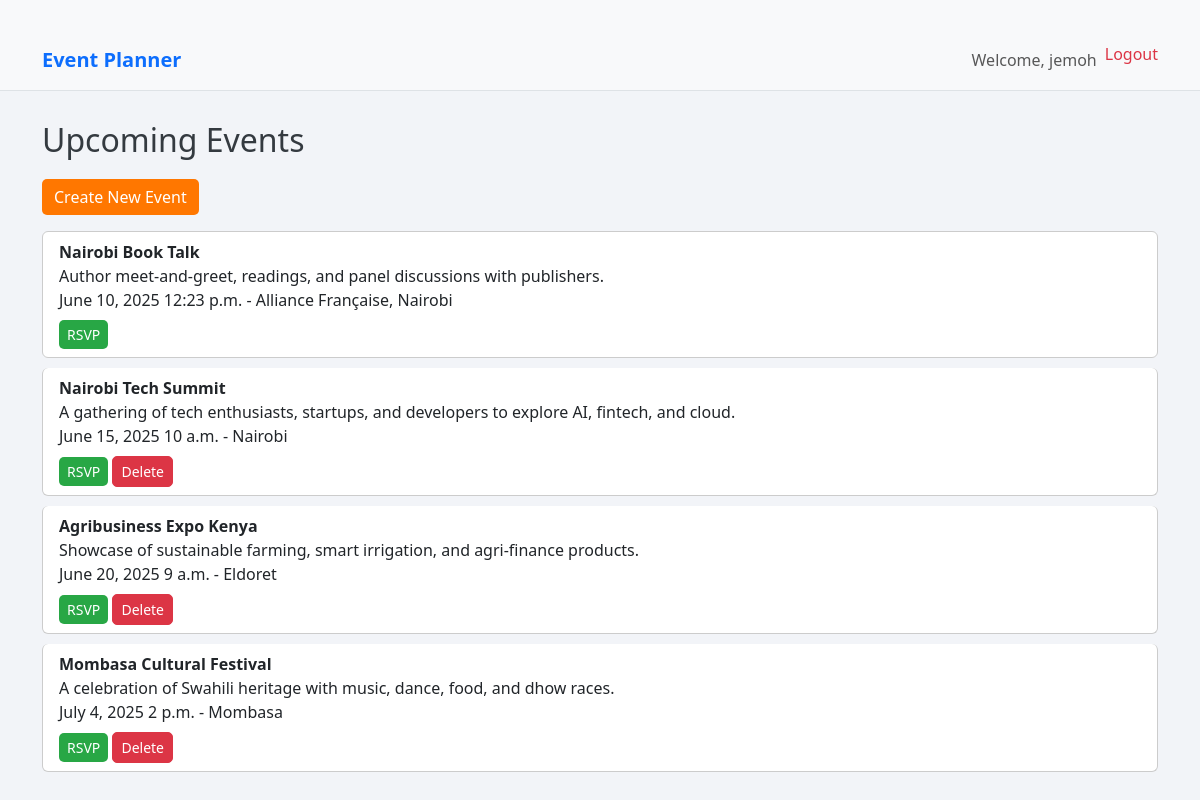
The app's page / (signed in) with its own data.
### events/models.py (models this page shows, shortened)
class Event(models.Model):
    title = models.CharField(max_length=100)
    description = models.TextField()
    location = models.CharField(max_length=100)
    date = models.DateField()
    time = models.TimeField()
    organizer = models.ForeignKey(User, on_delete=models.CASCADE)

### events/views.py (the view)
# urls.py: path('', views.event_list, name='event_list'),
def event_list(request):
    events = Event.objects.all().order_by('date')
    return render(request, 'events/event_list.html', {'events': events})

### events/templates/events/event_list.html (shortened to what this page needs)
{% extends 'base.html' %}
{% block content %}
<h2>Upcoming Events</h2>
<a href="{% url 'create_event' %}" class="btn btn-primary mb-3">Create New Event</a>
<ul class="list-group">
  {% for event in events %}
    <li class="list-group-item">
      <strong>{{ event.title }}</strong><br>
      {{ event.description }}<br>
      {{ event.date }} {{ event.time }} - {{ event.location }}<br>
      {% if user.is_authenticated %}
        <a href="{% url 'rsvp_event' event.id %}" class="btn btn-sm btn-success mt-2">RSVP</a>
        {% if user == event.organizer %}
          <form method="post" action="{% url 'delete_event' event.id %}" style="display:inline;">
            <button type="submit" class="btn btn-sm btn-danger mt-2">Delete</button>
          </form>
        {% endif %}
      {% endif %}
    </li>
  {% empty %}
    <li class="list-group-item">No events found.</li>
  {% endfor %}
</ul>
{% endblock %}

### templates/base.html (shortened to what this page needs)
{% load static %}
<!DOCTYPE html>
<html lang="en">
<head>
    <link href="https://cdn.jsdelivr.net/npm/bootstrap@5.3.0/dist/css/bootstrap.min.css" rel="stylesheet">
    <link href="{% static 'css/style.css' %}" rel="stylesheet">
</head>
<body>
    <nav class="navbar navbar-expand-lg navbar-light bg-light border-bottom">
        <div class="container">
            <a class="navbar-brand fw-bold text-primary" href="{% url 'event_list' %}">Event Planner</a>
            <div class="collapse navbar-collapse">
                <ul class="navbar-nav ms-auto">
                    {% if user.is_authenticated %}
                        <li class="nav-item">
                            <span class="nav-link">Welcome, {{ user.username }}</span>
                        </li>
                        <li class="nav-item">
                            <form method="post" action="{% url 'logout' %}">
                                <button type="submit" class="btn btn-link nav-link text-danger" style="display: inline; padding: 0; border: none; background: none;">
                                    Logout
                                </button>
                            </form>
                        </li>
                    {% endif %}
                </ul>
            </div>
        </div>
    </nav>
    <div class="container">
        {% block content %}{% endblock %}
    </div>
</body>
</html>

### static/css/style.css (style rules this page uses)
body { font-family: 'Segoe UI', Tahoma, Geneva, Verdana, sans-serif; background-color: #f2f4f8; margin: 0; padding: 0; }
.container { margin-top: 30px; }
h2 { color: #343a40; margin-bottom: 20px; }
.navbar { padding: 10px 20px; background-color: #ffffff; border-bottom: 1px solid #ddd; margin-bottom: 20px; }
.navbar a { margin-right: 15px; color: #333; text-decoration: none; }
.list-group-item { background-color: #fff; margin-bottom: 10px; border: 1px solid #ccc; border-radius: 6px; }
.btn { border-radius: 5px; }
.btn-primary { background-color: #ff7700; border: none; }
.btn-success { background-color: #28a745; border: none; }

### records on screen
Event: title "Nairobi Book Talk", description "Author meet-and-greet, readings, and panel discussions with publishers.", date "June 10, 2025", time "12:23 p.m.", location "Alliance Française, Nairobi"
Event: title "Nairobi Tech Summit", description "A gathering of tech enthusiasts, startups, and developers to explore AI, fintech, and cloud.", date "June 15, 2025", time "10 a.m.", location "Nairobi", shows "Delete"
Event: title "Agribusiness Expo Kenya", description "Showcase of sustainable farming, smart irrigation, and agri-finance products.", date "June 20, 2025", time "9 a.m.", location "Eldoret", shows "Delete"
Event: title "Mombasa Cultural Festival", description "A celebration of Swahili heritage with music, dance, food, and dhow races.", date "July 4, 2025", time "2 p.m.", location "Mombasa", shows "Delete"

### other values on screen
{{ user.username }} "jemoh"
